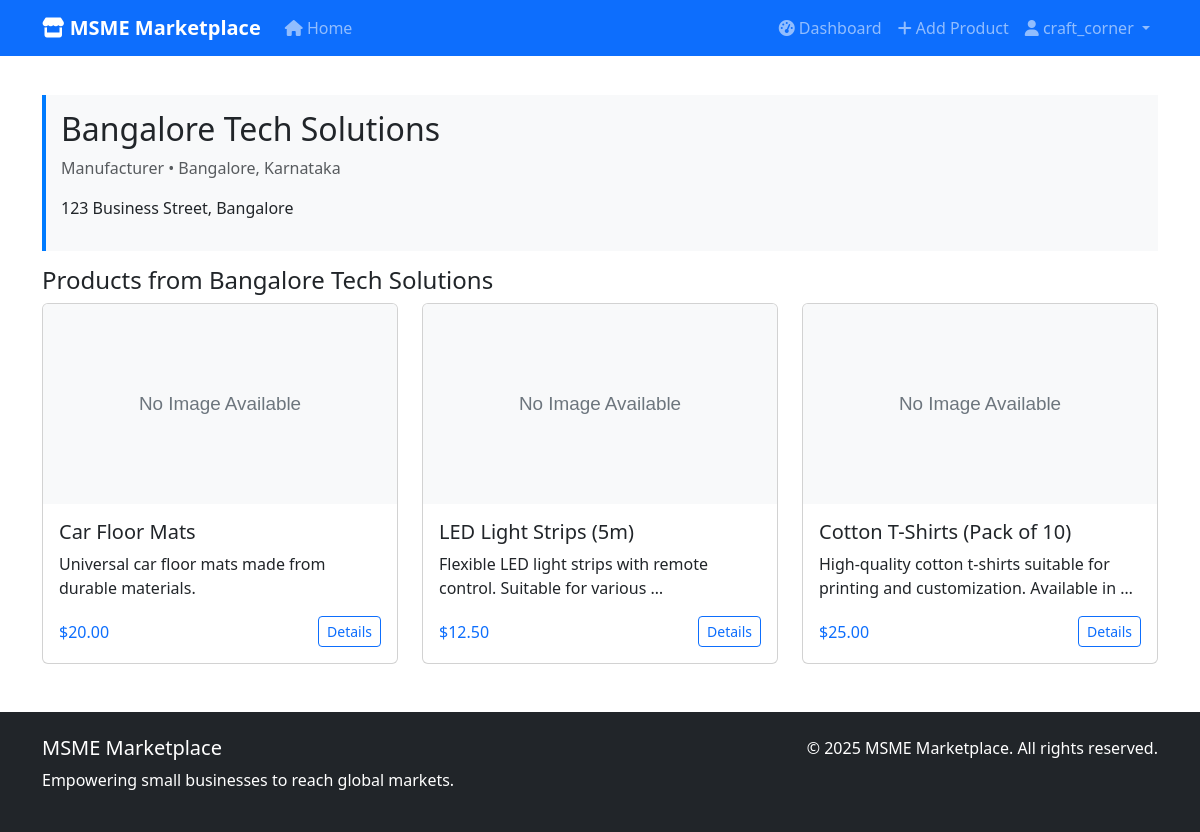
Screenshot of /seller/3/ (signed in) with the database file from the repository.
### marketplace/models.py (models this page shows, shortened)
class Seller(models.Model):
    user = models.OneToOneField(User, on_delete=models.CASCADE)
    business_name = models.CharField(max_length=200)
    owner_name = models.CharField(max_length=100)
    phone = models.CharField(max_length=15)
    address = models.TextField()
    city = models.CharField(max_length=100)
    state = models.CharField(max_length=100)
    pincode = models.CharField(max_length=10)
    gstin_validator = RegexValidator(
        regex=r'^[0-9]{2}[A-Z]{5}[0-9]{4}[A-Z]{1}[1-9A-Z]{1}Z[0-9A-Z]{1}$',
        message='Enter a valid GSTIN number (15 characters)'
    )
    gstin = models.CharField(max_length=15, validators=[gstin_validator], unique=True)
    turnover = models.DecimalField(
        max_digits=10,
        decimal_places=2,
        validators=[MinValueValidator(2), MaxValueValidator(50)],
        help_text='Annual turnover in Crores (₹2-50 Cr)'
    )
    bank_name = models.CharField(max_length=100)
    account_number = models.CharField(max_length=20)
    ifsc_code = models.CharField(max_length=11)
    account_holder_name = models.CharField(max_length=100)
    business_type = models.CharField(max_length=100, choices=[
        ('manufacturer', 'Manufacturer'),
        ('wholesaler', 'Wholesaler'),
        ('retailer', 'Retailer'),
        ('service_provider', 'Service Provider'),
    ])
    pan_document = models.FileField(upload_to='seller_documents/pan/', null=True, blank=True)
    gst_certificate = models.FileField(upload_to='seller_documents/gst/', null=True, blank=True)
    APPROVAL_STATUS = [
        ('pending', 'Pending'),
        ('approved', 'Approved'),
        ('rejected', 'Rejected'),
    ]
    approval_status = models.CharField(max_length=20, choices=APPROVAL_STATUS, default='pending')
    verified = models.BooleanField(default=False)
    rejection_reason = models.TextField(blank=True)
    created_at = models.DateTimeField(auto_now_add=True)
    @property
    def location(self):
        return f"{self.city}, {self.state}"

class Product(models.Model):
    seller = models.ForeignKey(Seller, on_delete=models.CASCADE, related_name='products')
    category = models.ForeignKey(Category, on_delete=models.CASCADE, related_name='products')
    name = models.CharField(max_length=200)
    description = models.TextField()
    mrp = models.DecimalField(max_digits=10, decimal_places=2, help_text='Maximum Retail Price')
    selling_price = models.DecimalField(max_digits=10, decimal_places=2, help_text='Actual Selling Price')
    GST_RATES = [
        (0, '0%'),
        (5, '5%'),
        (12, '12%'),
        (18, '18%'),
        (28, '28%'),
    ]
    gst_rate = models.IntegerField(choices=GST_RATES, default=18)
    stock_quantity = models.PositiveIntegerField(default=0)
    minimum_order_quantity = models.PositiveIntegerField(default=1)
    APPROVAL_STATUS = [
        ('pending', 'Pending'),
        ('approved', 'Approved'),
        ('rejected', 'Rejected'),
    ]
    approval_status = models.CharField(max_length=20, choices=APPROVAL_STATUS, default='pending')
    is_active = models.BooleanField(default=True)
    is_customizable = models.BooleanField(default=False)
    rejection_reason = models.TextField(blank=True)
    created_at = models.DateTimeField(auto_now_add=True)
    updated_at = models.DateTimeField(auto_now=True)
    tags = models.CharField(max_length=500, blank=True, help_text="Comma-separated tags for search")
    class Meta:
        ordering = ['-created_at']
    def get_absolute_url(self):
        return reverse('marketplace:product_detail', kwargs={'pk': self.pk})
    @property
    def main_image(self):
        image = self.images.first()
        return image.image if image else None
    @property
    def price(self):
        return self.selling_price

### marketplace/views.py (the view)
# urls.py: path('seller/<int:seller_id>/', views.seller_products, name='seller_products'),
def seller_products(request, seller_id):
    seller = get_object_or_404(Seller, pk=seller_id)
    products = Product.objects.filter(seller=seller, is_active=True)
    paginator = Paginator(products, 12)
    page_number = request.GET.get('page')
    page_obj = paginator.get_page(page_number)
    context = {
        'seller': seller,
        'page_obj': page_obj,
        'products': page_obj.object_list,
    }
    return render(request, 'marketplace/seller_products.html', context)

### templates/marketplace/seller_products.html (shortened to what this page needs)
{% extends 'base.html' %}
{% load static %}
{% block content %}
<div class="container mt-4">
    <div class="row">
        <div class="col-12">
            <div class="seller-info">
                <h2>{{ seller.business_name }}</h2>
                <p class="text-muted">{{ seller.get_business_type_display }} • {{ seller.location }}</p>
                <p class="mt-2">{{ seller.address }}</p>
            </div>
        </div>
    </div>
    <div class="row">
        <div class="col-12">
            <h4>Products from {{ seller.business_name }}</h4>
            <div class="row row-cols-1 row-cols-md-3 g-4">
                {% for product in products %}
                <div class="col">
                    <div class="card h-100">
                        {% if product.main_image %}
                            <img src="{{ product.main_image.url }}" class="card-img-top" alt="{{ product.name }}">
                        {% else %}
                            <img src="{% static 'img/no-image.svg' %}" class="card-img-top" alt="No Image Available">
                        {% endif %}
                        <div class="card-body">
                            <h5 class="card-title">{{ product.name }}</h5>
                            <p class="card-text">{{ product.description|truncatewords:10 }}</p>
                            <div class="d-flex justify-content-between align-items-center">
                                <span class="text-primary">${{ product.price }}</span>
                                <a href="{{ product.get_absolute_url }}" class="btn btn-sm btn-outline-primary">Details</a>
                            </div>
                        </div>
                    </div>
                </div>
                {% empty %}
                <div class="col-12">
                    <p class="text-center">This seller has no active products.</p>
                </div>
                {% endfor %}
            </div>
        </div>
    </div>
</div>
{% endblock %}

### templates/base.html (shortened to what this page needs)
<!DOCTYPE html>
<html lang="en">
<head>
    <link href="https://cdn.jsdelivr.net/npm/bootstrap@5.3.0/dist/css/bootstrap.min.css" rel="stylesheet">
    <link href="https://cdnjs.cloudflare.com/ajax/libs/font-awesome/6.0.0/css/all.min.css" rel="stylesheet">
    {% load static %}
    <link href="{% static 'css/marketplace.css' %}" rel="stylesheet">
</head>
<body>
    <nav class="navbar navbar-expand-lg navbar-dark bg-primary">
        <div class="container">
            <a class="navbar-brand" href="{% url 'marketplace:home' %}">
                <i class="fas fa-store"></i> MSME Marketplace
            </a>
            <div class="collapse navbar-collapse" id="navbarNav">
                <div class="navbar-nav me-auto">
                    <a class="nav-link" href="{% url 'marketplace:home' %}">
                        <i class="fas fa-home"></i> Home
                    </a>
                </div>
                <div class="navbar-nav ms-auto">
                    {% if user.is_authenticated %}
                        {% if user.seller %}
                            <a class="nav-link" href="{% url 'marketplace:seller_dashboard' %}">
                                <i class="fas fa-tachometer-alt"></i> Dashboard
                            </a>
                            <a class="nav-link" href="{% url 'marketplace:add_product' %}">
                                <i class="fas fa-plus"></i> Add Product
                            </a>
                        {% endif %}
                        <div class="nav-item dropdown">
                            <a class="nav-link dropdown-toggle" href="#" id="navbarDropdown" role="button" data-bs-toggle="dropdown">
                                <i class="fas fa-user"></i> {{ user.username }}
                            </a>
                        </div>
                    {% endif %}
                </div>
            </div>
        </div>
    </nav>
    <main>
        {% block content %}
        {% endblock %}
    </main>
    <footer class="bg-dark text-white py-4 mt-5">
        <div class="container">
            <div class="row">
                <div class="col-md-6">
                    <h5>MSME Marketplace</h5>
                    <p>Empowering small businesses to reach global markets.</p>
                </div>
                <div class="col-md-6 text-md-end">
                    <p>&copy; {% now "Y" %} MSME Marketplace. All rights reserved.</p>
                </div>
            </div>
        </div>
    </footer>
</body>
</html>

### static/css/marketplace.css (style rules this page uses)
.card-img-top { height: 200px; object-fit: cover; }
.seller-info { background-color: #f8f9fa; border-left: 4px solid #007bff; padding: 15px; margin: 15px 0; }
.navbar-brand { font-weight: bold; }

### rows the page displays
Seller: business_name "Bangalore Tech Solutions", business_type "Manufacturer", location "Bangalore, Karnataka", address "123 Business Street, Bangalore"
Product: name "Car Floor Mats", description "Universal car floor mats made from durable materials.", price "20.00"
Product: name "LED Light Strips (5m)", description "Flexible LED light strips with remote control. Suitable for various …", price "12.50"
Product: name "Cotton T-Shirts (Pack of 10)", description "High-quality cotton t-shirts suitable for printing and customization. Available in …", price "25.00"

### other values shown
{{ user.username }} "craft_corner"
